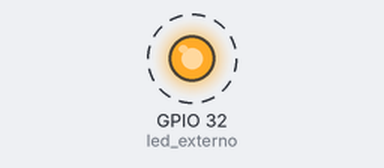
Recording of a sketch running on a simulated ESP32. On the bench: output pins drawn as LEDs (lit = HIGH). Dashed ring = blinking.

Above: at 0.5 s.
Timing chart, 0 to 4.6 s (numbered marks = the images above):
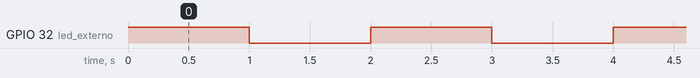

The sketch:

led_externo.ino
```cpp
int led_externo = 32;

void setup() {

  pinMode(led_externo, OUTPUT);
}

void loop() {

  digitalWrite(led_externo, HIGH);
  delay(1000);
  digitalWrite(led_externo, LOW);
  delay(1000);
}
```

Measured:
- by itself, GPIO 32 (led_externo): alternates HIGH for 1.0 s and LOW for 1.0 s
